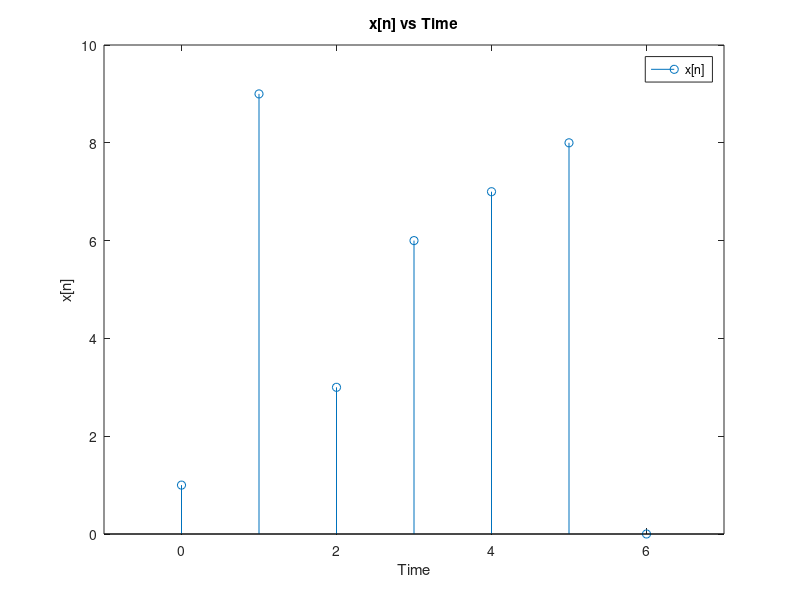
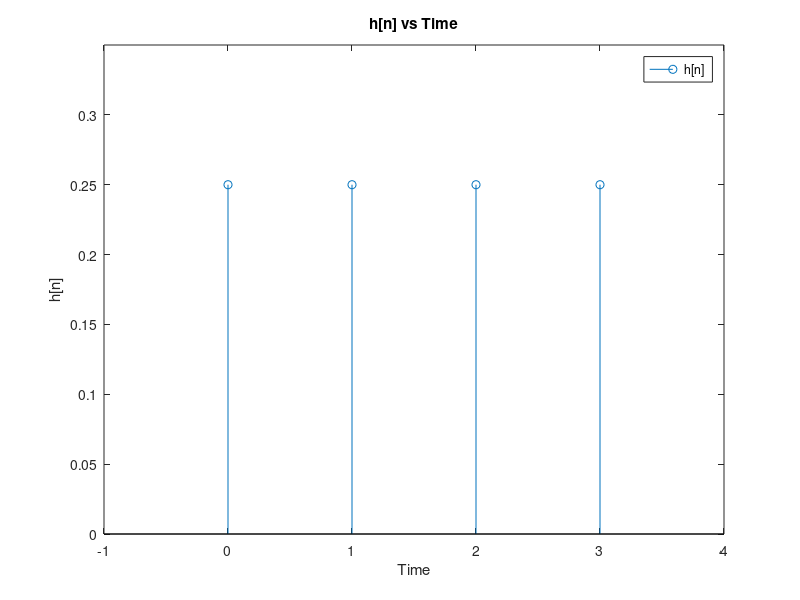
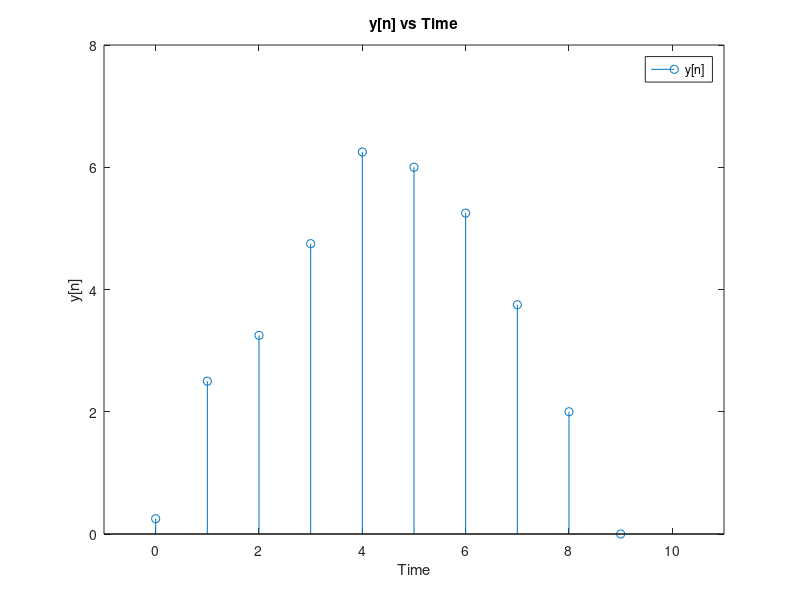
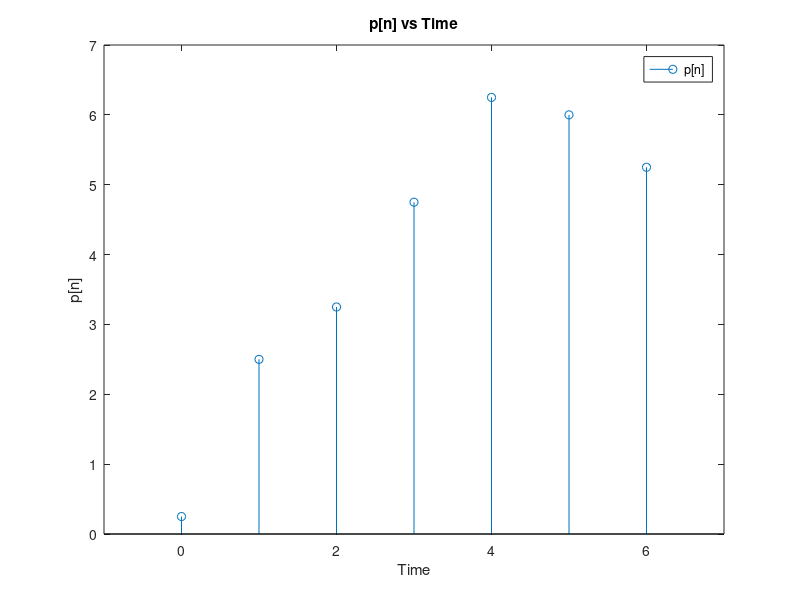

Source code (MATLAB) for these figures, in order:
%% M2-a)

%% Variables bakam olmus mu 

x = [1 9 3 6 7 8 0];
h = rand(1,4);
h(1,:)=0.25;
n=0:6;
y = conv(x,h);
%% Plot of x[n] with command "stem"
figure
stem(n,x);
xlabel('Time');
ylabel('x[n]');
legend('x[n]');
title('x[n] vs Time');
xlim([-1,7]);
ylim([0,10]);
%% Plot of h[n] with command "stem"
figure
m=0:3;
stem(m,h);
xlabel('Time');
ylabel('h[n]');
legend('h[n]');
title('h[n] vs Time');
xlim([-1,4]);
ylim([0,0.35]);
%% Plot of y[n] with command "stem"
figure
t=0:9;
stem(t,y);
xlabel('Time');
ylabel('y[n]');
legend('y[n]');
title('y[n] vs Time');
xlim([-1,11]);
ylim([0,8]);
%% p[n]=output with "filter" command
figure
k=0:6;
p=filter(h,1,x);
stem(k,p);
xlabel('Time');
ylabel('p[n]');
legend('p[n]');
title('p[n] vs Time');
xlim([-1,7]);
ylim([0,7]);
%As a comment, we can say that conv command performs the complete
%convolution and the length is simply {lenght(x)+length(h)-1}, but filter
%returns the filtered input as a vector of the same size as x. If we had a
%FIR, we could not use the conv command; instead we need to use this filter
%command.

%% M2-b)
% window length = 4
figure
h=rand(1,4);
h(1,:)=1/4;
freqz(h)

% window length = 8
figure
h=rand(1,8);
h(1,:)=1/8;
freqz(h)

% window length = 16
figure
h=rand(1,16);
h(1,:)=1/16;

freqz(h)
xlim([-2*pi,2*pi]);

%moving average filter is the easiest digital filter to use. It reduces the
%random noise existing in the input signal, according to the following
%relation between the noise and the window length:
%as the window length increases, the attenuation in the noise decreases,
%but we lose some parts of the signal we need.

%% M2-c)
figure
h=rand(1,10000);
h(1,:)=1/10000;
freqz(h)

%as can be seen in the frequency response, this kind of moving average
%filter will eliminate most of the input signal, i.e. less realistic
%output, which we do not want in general.

%If the window length becomes 1, we are left with only one impulse in the
%filter, and it filters nothing, i.e. we see the original input signal at
%the output.

%As I mentioned above, for time domain encoded signals, moving average
%filter is the premier one. however, it is the worst for frequency domain
%encoded signals. As an application, this kind of moving average filters
%can be used for noise reduction. 
